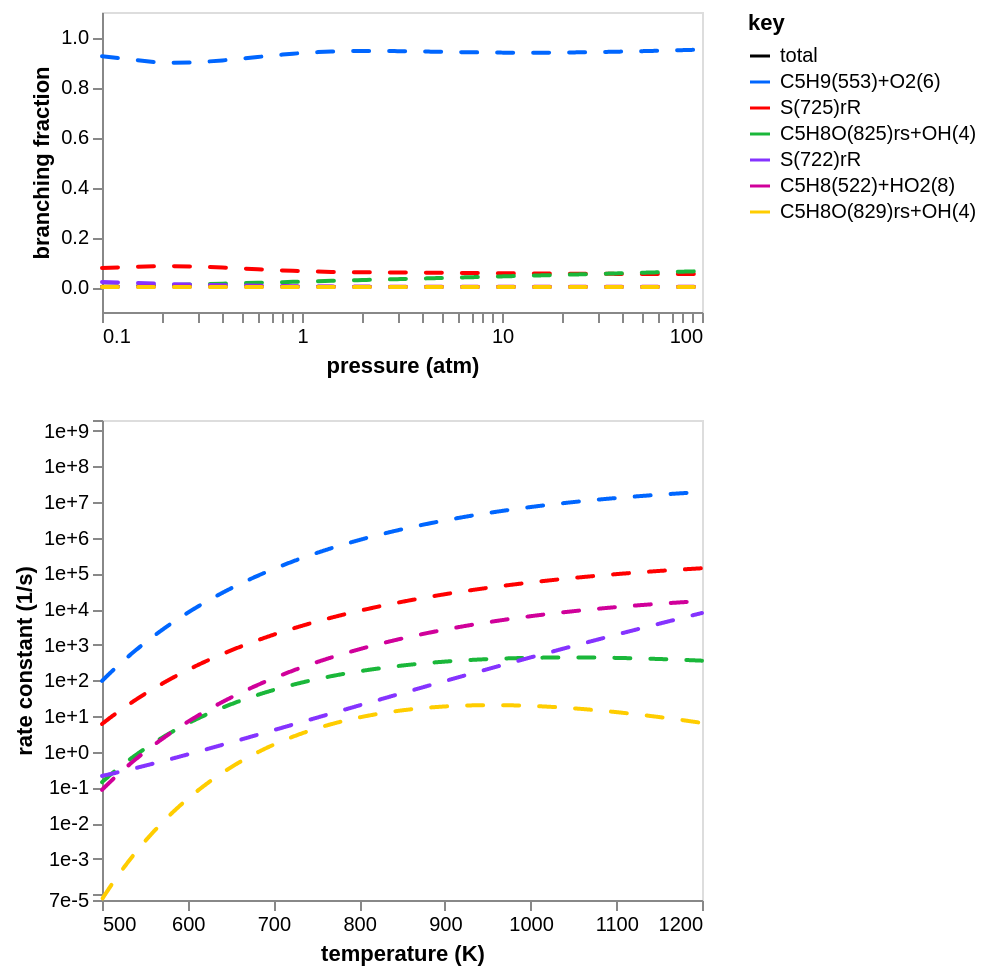

Notebook code cell kept with this figure:
### Code cell
branch_frac_chart2 = fig.branching_fraction_chart(
    rate_df2,
    P_range=(0.1, 100),
    T=T,
    legend=legend,
    total=True,
    mark_kwargs={"strokeDash": [8, 10], "strokeCap": "round"},
    y_range=f_range,
)
rate_chart2 = fig.rate_chart(
    rate_df2,
    T_range=(500, 1200),
    P=P,
    legend=legend,
    total=total,
    y_range=y_range,
    mark_kwargs={"strokeDash": [8, 10], "strokeCap": "round"},
    units={"substance": "molecules"},
)
chart = alt.vconcat(
    branch_frac_chart2.properties(width=300, height=150),
    rate_chart2.properties(width=300, height=240),
).configure_axis(grid=False)
chart

### Figure 1 — Vega-Lite specification as saved in the notebook (floating-point values rounded to 4 significant figures; data arrays with more than 128 entries replaced by an {"elided": "..."} marker saying what was removed)
{"config": {"view": {"continuousWidth": 300, "continuousHeight": 300}, "axis": {"grid": false}}, "vconcat": [{"data": {"name": "data-0717ca706b672002544fcca634277be5"}, "mark": {"type": "line", "strokeCap": "round", "strokeDash": [8, 10]}, "encoding": {"color": {"field": "key", "scale": {"domain": ["total", "C5H9(553)+O2(6)", "S(725)rR", "C5H8O(825)rs+OH(4)", "S(722)rR", "C5H8(522)+HO2(8)", "C5H8O(829)rs+OH(4)"], "range": ["#000000", "#0066ff", "#ff0000", "#1ab73a", "#8533ff", "#d0009a", "#ffcd00"]}, "type": "nominal"}, "x": {"axis": {"labelExpr": "((abs(datum.value - 0.1) / abs(0.1) < 1e-5) ||\n(abs(datum.value - 1.0) / abs(1.0) < 1e-5) ||\n(abs(datum.value - 10.0) / abs(10.0) < 1e-5) ||\n(abs(datum.value - 100.0) / abs(100.0) < 1e-5) ||\n(abs(datum.value - 100.0) / abs(100.0) < 1e-5)) ? datum.label : ''", "values": [0.1, 0.2, 0.3, 0.4, 0.5, 0.6, 0.7, 0.8, 0.9, 1.0, 2.0, 3.0, 4.0, 5.0, 6.0, 7.0, 8.0, 9.0, 10.0, 20.0, 30.0, 40.0, 50.0, 60.0, 70.0, 80.0, 90.0, 100.0, 100.0]}, "field": "x", "scale": {"domain": [0.1, 100.0], "type": "log"}, "title": "pressure (atm)", "type": "quantitative"}, "y": {"axis": {"format": ".1f"}, "field": "value", "scale": {"domain": [-0.06081, 1.0], "domainMax": 1.0, "nice": true}, "title": "branching fraction", "type": "quantitative"}}, "height": 150, "transform": [{"fold": ["total", "C5H9(553)+O2(6)", "S(725)rR", "C5H8O(825)rs+OH(4)", "S(722)rR", "C5H8(522)+HO2(8)", "C5H8O(829)rs+OH(4)"]}], "width": 300}, {"data": {"name": "data-5fb8f28dc6a6aa217557ef41c8d8f10c"}, "mark": {"type": "line", "strokeCap": "round", "strokeDash": [8, 10]}, "encoding": {"color": {"field": "key", "scale": {"domain": ["C5H9(553)+O2(6)", "S(725)rR", "C5H8O(825)rs+OH(4)", "S(722)rR", "C5H8(522)+HO2(8)", "C5H8O(829)rs+OH(4)"], "range": ["#0066ff", "#ff0000", "#1ab73a", "#8533ff", "#d0009a", "#ffcd00"]}, "type": "nominal"}, "x": {"axis": {"format": ".0f"}, "field": "x", "scale": {"domain": [500, 1200], "domainMax": 1200, "nice": true}, "title": "temperature (K)", "type": "quantitative"}, "y": {"axis": {"format": ".0e", "labelExpr": "((abs(datum.value - 7.000000000000001e-05) / abs(7.000000000000001e-05) < 1e-5) ||\n(abs(datum.value - 0.0001) / abs(0.0001) < 1e-5) ||\n(abs(datum.value - 0.001) / abs(0.001) < 1e-5) ||\n(abs(datum.value - 0.01) / abs(0.01) < 1e-5) ||\n(abs(datum.value - 0.1) / abs(0.1) < 1e-5) ||\n(abs(datum.value - 1.0) / abs(1.0) < 1e-5) ||\n(abs(datum.value - 10.0) / abs(10.0) < 1e-5) ||\n(abs(datum.value - 100.0) / abs(100.0) < 1e-5) ||\n(abs(datum.value - 1000.0) / abs(1000.0) < 1e-5) ||\n(abs(datum.value - 10000.0) / abs(10000.0) < 1e-5) ||\n(abs(datum.value - 100000.0) / abs(100000.0) < 1e-5) ||\n(abs(datum.value - 1000000.0) / abs(1000000.0) < 1e-5) ||\n(abs(datum.value - 10000000.0) / abs(10000000.0) < 1e-5) ||\n(abs(datum.value - 100000000.0) / abs(100000000.0) < 1e-5) ||\n(abs(datum.value - 1000000000.0) / abs(1000000000.0) < 1e-5) ||\n(abs(datum.value - 2000000000.0) / abs(2000000000.0) < 1e-5)) ? datum.label : ''", "values": [7e-05, 0.0001, 0.001, 0.01, 0.1, 1.0, 10.0, 100.0, 1000.0, 10000.0, 100000.0, 1000000.0, 10000000.0, 100000000.0, 1000000000.0, 2000000000.0]}, "field": "value", "scale": {"domain": [7e-05, 2000000000.0], "type": "log"}, "title": "rate constant (1/s)", "type": "quantitative"}}, "height": 240, "transform": [{"fold": ["C5H9(553)+O2(6)", "S(725)rR", "C5H8O(825)rs+OH(4)", "S(722)rR", "C5H8(522)+HO2(8)", "C5H8O(829)rs+OH(4)"]}], "width": 300}], "$schema": "https://vega.github.io/schema/vega-lite/v5.20.1.json", "datasets": {"data-0717ca706b672002544fcca634277be5": {"elided": "1000 records"}, "data-5fb8f28dc6a6aa217557ef41c8d8f10c": {"elided": "1000 records"}}}
